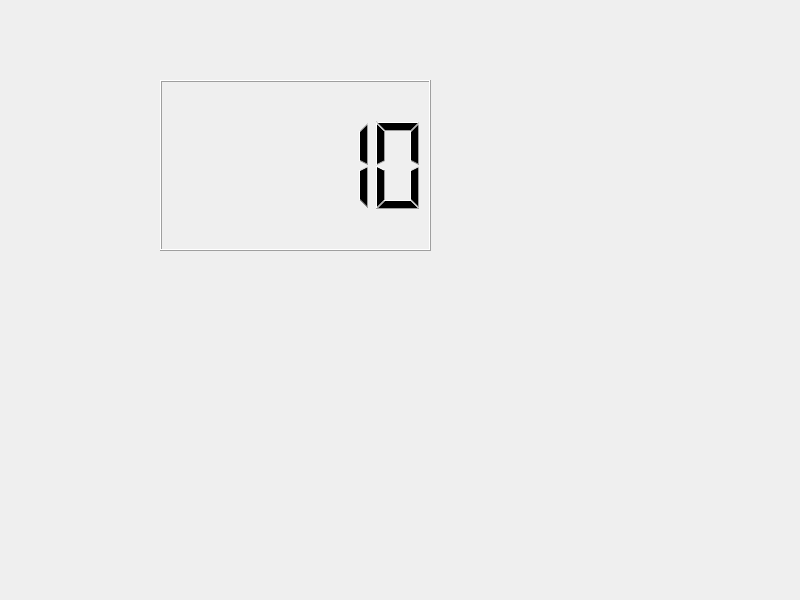
<?xml version="1.0" encoding="UTF-8"?>
<ui version="4.0">
 <class>Widget</class>
 <widget class="QWidget" name="Widget">
  <property name="geometry">
   <rect>
    <x>0</x>
    <y>0</y>
    <width>800</width>
    <height>600</height>
   </rect>
  </property>
  <property name="windowTitle">
   <string>Widget</string>
  </property>
  <widget class="QLCDNumber" name="lcdNumber">
   <property name="geometry">
    <rect>
     <x>160</x>
     <y>80</y>
     <width>271</width>
     <height>171</height>
    </rect>
   </property>
   <property name="value" stdset="0">
    <double>10.000000000000000</double>
   </property>
  </widget>
 </widget>
 <resources/>
 <connections/>
</ui>
